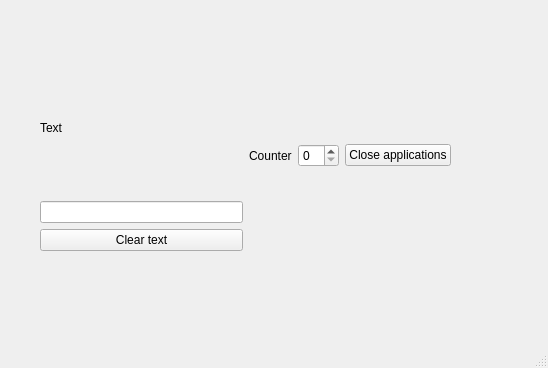
<?xml version="1.0" encoding="UTF-8"?>
<ui version="4.0">
 <class>MainWindow</class>
 <widget class="QMainWindow" name="MainWindow">
  <property name="geometry">
   <rect>
    <x>0</x>
    <y>0</y>
    <width>548</width>
    <height>368</height>
   </rect>
  </property>
  <property name="windowTitle">
   <string>MainWindow</string>
  </property>
  <widget class="QWidget" name="centralwidget">
   <widget class="QWidget" name="">
    <property name="geometry">
     <rect>
      <x>40</x>
      <y>60</y>
      <width>411</width>
      <height>191</height>
     </rect>
    </property>
    <layout class="QHBoxLayout" name="horizontalLayout_2">
     <item>
      <layout class="QVBoxLayout" name="verticalLayout_2">
       <item>
        <widget class="QLabel" name="lb_text1">
         <property name="text">
          <string>Text</string>
         </property>
        </widget>
       </item>
       <item>
        <widget class="QLineEdit" name="lineEdit"/>
       </item>
       <item>
        <widget class="QPushButton" name="pb1">
         <property name="text">
          <string>Clear text</string>
         </property>
        </widget>
       </item>
      </layout>
     </item>
     <item>
      <layout class="QHBoxLayout" name="horizontalLayout">
       <item>
        <widget class="QLabel" name="lb_text2">
         <property name="text">
          <string>Counter</string>
         </property>
        </widget>
       </item>
       <item>
        <widget class="QSpinBox" name="spinBox"/>
       </item>
       <item>
        <widget class="QPushButton" name="pb2">
         <property name="text">
          <string>Close applications</string>
         </property>
        </widget>
       </item>
      </layout>
     </item>
    </layout>
   </widget>
  </widget>
  <widget class="QMenuBar" name="menubar">
   <property name="geometry">
    <rect>
     <x>0</x>
     <y>0</y>
     <width>548</width>
     <height>22</height>
    </rect>
   </property>
  </widget>
  <widget class="QStatusBar" name="statusbar"/>
 </widget>
 <resources/>
 <connections>
  <connection>
   <sender>pb1</sender>
   <signal>clicked()</signal>
   <receiver>lineEdit</receiver>
   <slot>clear()</slot>
   <hints>
    <hint type="sourcelabel">
     <x>132</x>
     <y>193</y>
    </hint>
    <hint type="destinationlabel">
     <x>138</x>
     <y>114</y>
    </hint>
   </hints>
  </connection>
  <connection>
   <sender>pb2</sender>
   <signal>clicked(bool)</signal>
   <receiver>MainWindow</receiver>
   <slot>close()</slot>
   <hints>
    <hint type="sourcelabel">
     <x>365</x>
     <y>196</y>
    </hint>
    <hint type="destinationlabel">
     <x>266</x>
     <y>193</y>
    </hint>
   </hints>
  </connection>
 </connections>
</ui>
